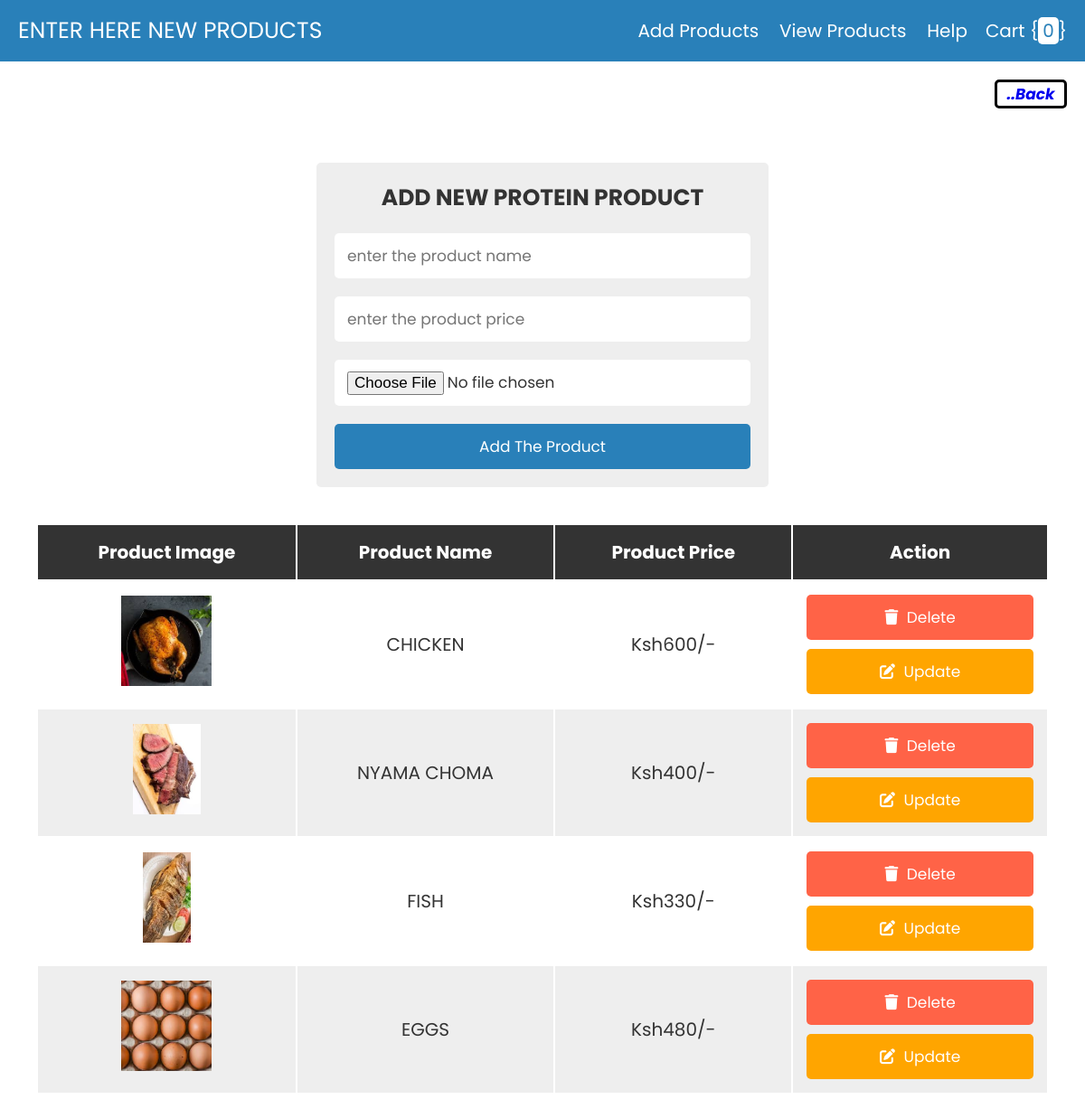
The app's page /shopping_cart/admin2.php with its own data.
### tables this page shows
CREATE TABLE IF NOT EXISTS `product2` (
  `id` int(100) NOT NULL AUTO_INCREMENT,
  `name` varchar(100) NOT NULL,
  `price` varchar(100) NOT NULL,
  `image` varchar(100) NOT NULL,
  PRIMARY KEY (`id`)
);

### shopping_cart/admin2.php (the view, shortened to what this page needs)
<?php
@include 'config.php';
?>
<!DOCTYPE html>
<html lang="en">
<head>
   <link rel="stylesheet" href="https://cdnjs.cloudflare.com/ajax/libs/font-awesome/6.0.0/css/all.min.css">
   <link rel="stylesheet" href="css/style.css">
</head>
<body>
<?php include 'header.php'; ?>
<div class="container">
<section>
<form action="" method="post" class="add-product-form" enctype="multipart/form-data">
   <h3>add new protein product</h3>
   <input type="text" name="p_name" placeholder="enter the product name" class="box" required>
   <input type="number" name="p_price" min="0" placeholder="enter the product price" class="box" required>
   <input type="file" name="p_image" accept="image/png, image/jpg, image/jpeg" class="box" required>
   <input type="submit" value="add the product" name="add_product" class="btn">
</form>
</section>
<section class="display-product-table">
   <table>
      <thead>
         <th>product image</th>
         <th>product name</th>
         <th>product price</th>
         <th>action</th>
      </thead>
      <tbody>
         <?php
            $select_products = mysqli_query($conn, "SELECT * FROM `product2`");
            if(mysqli_num_rows($select_products) > 0){
               while($row = mysqli_fetch_assoc($select_products)){
         ?>
         <tr>
            <td><img src="uploaded_img/<?php echo $row['image']; ?>" height="100" alt=""></td>
            <td><?php echo $row['name']; ?></td>
            <td>Ksh<?php echo $row['price']; ?>/-</td>
            <td>
               <a href="admin2.php?delete=<?php echo $row['id']; ?>" class="delete-btn" onclick="return confirm('are your sure you want to delete this?');"> <i class="fas fa-trash"></i> delete </a>
               <a href="admin2.php?edit=<?php echo $row['id']; ?>" class="option-btn"> <i class="fas fa-edit"></i> update </a>
            </td>
         </tr>
         <?php
            };
            }else{
               echo "<div class='empty'>no product added</div>";
            };
         ?>
      </tbody>
   </table>
</section>
</div>
</body>
</html>

### shopping_cart/css/style.css (style rules this page uses)
:root { --blue:#2980b9; --red:tomato; --orange:orange; --black:#333; --white:#fff; --bg-color:#eee; --dark-bg:rgba(0,0,0,.7); --box-shadow:0 .5rem 1rem rgba(0,0,0,.1); --border:.1rem solid #999; }
* { font-family: 'Poppins', sans-serif; margin:0; padding:0; box-sizing: border-box; outline: none; border:none; text-decoration: none; text-transform: capitalize; }
html { font-size: 62.5%; overflow-x: hidden; }
.container { max-width: 1200px; margin:0 auto; }
section { padding:2rem; }
.btn, .option-btn, .delete-btn { display: block; width: 100%; text-align: center; background-color: var(--blue); color:var(--white); font-size: 1.7rem; padding:1.2rem 3rem; border-radius: .5rem; cursor: pointer; margin-top: 1rem; }
.option-btn i, .delete-btn i { padding-right: .5rem; }
.option-btn { background-color: var(--orange); }
.delete-btn { margin-top: 0; background-color: var(--red); }
.add-product-form { max-width: 50rem; background-color: var(--bg-color); border-radius: .5rem; padding:2rem; margin:0 auto; margin-top: 2rem; }
.add-product-form h3 { font-size: 2.5rem; margin-bottom: 1rem; color:var(--black); text-transform: uppercase; text-align: center; }
.add-product-form .box { text-transform: none; padding:1.2rem 1.4rem; font-size: 1.7rem; color:var(--black); border-radius: .5rem; background-color: var(--white); margin:1rem 0; width: 100%; }
.display-product-table table { width: 100%; text-align: center; }
.display-product-table table thead th { padding:1.5rem; font-size: 2rem; background-color: var(--black); color:var(--white); }
.display-product-table table td { padding:1.5rem; font-size: 2rem; color:var(--black); }
.display-product-table table td:first-child { padding:0; }
.display-product-table table tr:nth-child(even) { background-color: var(--bg-color); }
.container { padding:0 20px; margin:0 auto; max-width: 1200px; padding-bottom: 70px; }

### records on screen
product2: image (picture), name "CHICKEN", price "600"
product2: image (picture), name "NYAMA CHOMA", price "400"
product2: image (picture), name "FISH", price "330"
product2: image (picture), name "EGGS", price "480"

### other values on screen
$row_count "0"
